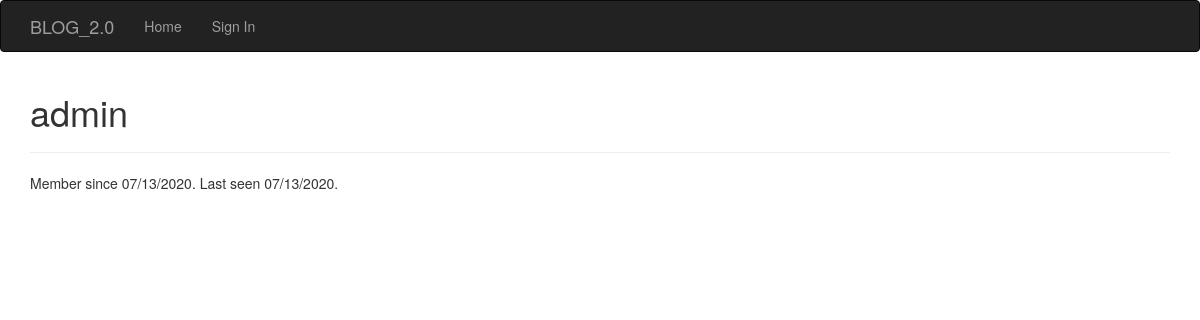
The app's page /user/admin, older data.
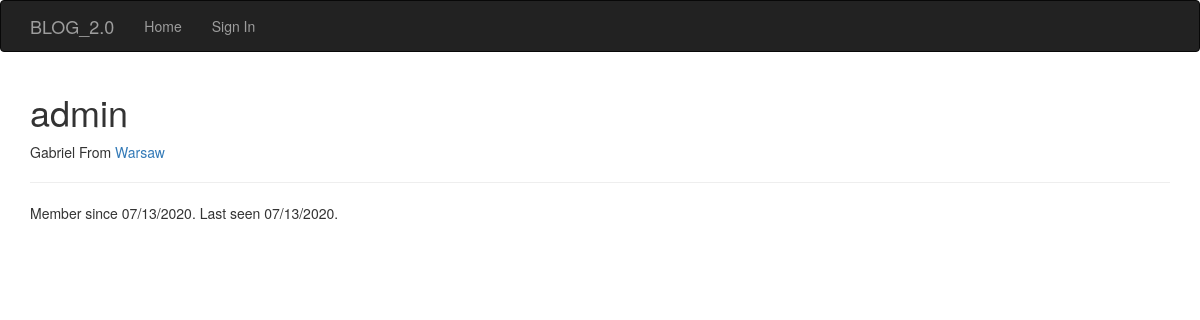
The same page, newer data.
### app/models.py (models this page shows, shortened)
class User(UserMixin, db.Model):
    __tablename__ = 'users'
    id = db.Column(db.Integer, primary_key=True)
    email = db.Column(db.String(64), unique=True, index=True)
    username = db.Column(db.String(64), unique=True, index=True)
    name = db.Column(db.String(64))
    location = db.Column(db.String(64))
    about_me = db.Column(db.Text())
    member_since = db.Column(db.DateTime(), default=datetime.utcnow)
    last_seen = db.Column(db.DateTime(), default=datetime.utcnow)
    password_hash = db.Column(db.String(128))
    role_id = db.Column(db.Integer, db.ForeignKey('roles.id'))
    confirmed = db.Column(db.Boolean, default=False)
    @property
    def password(self):
        '''
        Password property to prevent reading passwords directly
        '''
        raise AttributeError('Password is not a readable attribute')

### app/main/views.py (the view)
@main.route('/user/<username>')
def user(username):
    user = User.query.filter_by(username=username).first_or_404()
    return render_template('user.html', user=user)

### app/auth/views.py (called while the page is built)
@auth.before_app_request
def before_request():
    if current_user.is_authenticated:
        current_user.ping()
        if not current_user.confirmed \
                and request.endpoint \
                and request.blueprint != 'auth' \
                and request.endpoint != 'static':
            return redirect(url_for('auth.unconfirmed'))

### app/main/__init__.py (called while the page is built)
@main.app_context_processor
def inject_permission():
    return dict(Permission=Permission)

### app/models.py (called while the page is built)
    def is_administrator(self):
        return False

### app/templates/user.html (shortened to what this page needs)
{% extends 'base.html' %}
{% block head %}
  {{ super() }}
{% endblock %}
{% block page_content %}
<div class='page_header'>
  <h1>{{ user.username }} </h1>
  {% if user.name or user.location %}
  <p>
    {% if user.name %}{{ user.name }}{% endif %}
    {% if user.location %}
      From <a href="http://maps.google.com/?q={{ user.location }}">
        {{ user.location }}
        </a>
      {% endif %}
  </p>
  {% endif %}
  <hr>
  <p>
    Member since {{ moment(user.member_since).format('L') }}.
    Last seen {{ moment(user.last_seen).format('L') }}.
  </p>
</div>
{% endblock %}

### app/templates/base.html (shortened to what this page needs)
{% extends "bootstrap/base.html" %}
{% import "bootstrap/wtf.html" as wtf %}
{% block head %}
{{ super() }}
{% endblock %}
{% block navbar %}
<div class="navbar navbar-inverse" role="navigation">
  <div class="container">
    <div class="navbar-header">
      <a class="navbar-brand" href="/">BLOG_2.0</a>
    </div>
    <div class="navbar-collapse collapse">
      <ul class="nav navbar-nav">
        <li><a href="{{ url_for('main.index')}}">Home</a></li>
        {% if current_user.is_authenticated %}
          <li><a href="{{ url_for('auth.logout') }}">Sign Out</a></li>
        {% else %}
        <li><a href="{{ url_for('auth.login') }}">Sign In</a></li>
        {% endif %}
      </ul>
    </div>
  </div>
</div>
{% endblock %}
{% block content %}
<div class="container">
  {% block page_content %}{% endblock page_content%}
</div>
{% endblock content%}

Row changes from the older to the newer data that the page shows:
changed User "admin": name (not shown) → "Gabriel"; location (not shown) → "Warsaw"
Text that changed along with them:
text now shown: "From"
